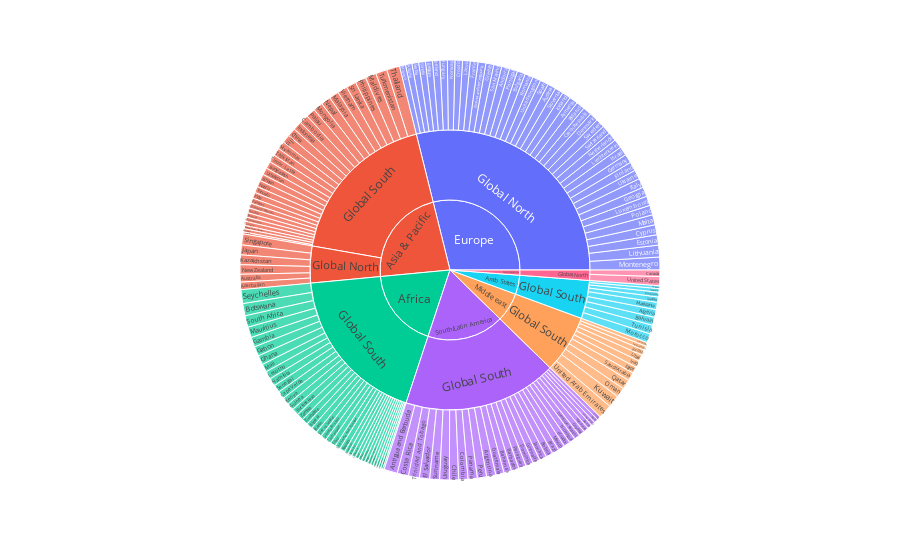

The code cell stored with this chart in its notebook:
### Code cell
# interactive
fig

### Figure 1 — Plotly figure (JSON) as saved in the notebook; plotly's stock layout.template omitted (floating-point values rounded to 4 significant figures; data arrays with more than 128 entries replaced by an {"elided": "..."} marker saying what was removed)
{"data": [{"branchvalues": "total", "domain": {"x": [0, 1], "y": [0, 1]}, "hovertemplate": "labels=%{label}<br>Percent Phone Usage in 2019=%{value}<br>parent=%{parent}<br>id=%{id}<extra></extra>", "ids": {"elided": "188 str values"}, "labels": {"elided": "188 str values"}, "name": "", "parents": {"elided": "188 str values"}, "type": "sunburst", "values": {"elided": "188 float values"}}], "layout": {"legend": {"tracegroupgap": 0}, "margin": {"t": 60}}}
